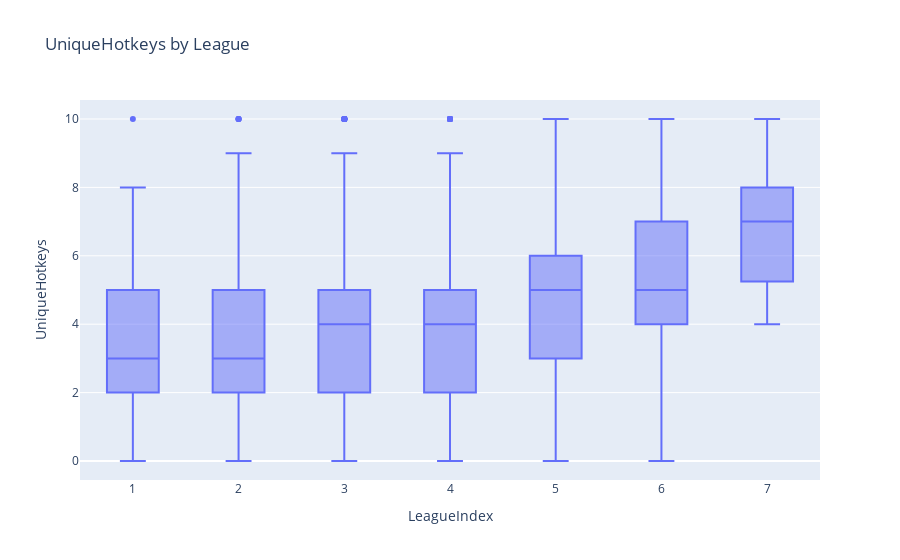

Notebook code cell kept with this figure:
### Markdown cell above
We can see that also the more we assign hotkeys the more we have chances to get higher ranks.

### Code cell
px.box(skillcraft,x='LeagueIndex',y='UniqueHotkeys',title="UniqueHotkeys by League")

### Figure 1 — Plotly figure (JSON) as saved in the notebook; plotly's stock layout.template omitted (floating-point values rounded to 4 significant figures; data arrays with more than 128 entries replaced by an {"elided": "..."} marker saying what was removed)
{"data": [{"alignmentgroup": "True", "hovertemplate": "LeagueIndex=%{x}<br>UniqueHotkeys=%{y}<extra></extra>", "legendgroup": "", "marker": {"color": "#636efa"}, "name": "", "notched": false, "offsetgroup": "", "orientation": "v", "showlegend": false, "type": "box", "x": {"elided": "3338 int values"}, "x0": " ", "xaxis": "x", "y": {"elided": "3338 int values"}, "y0": " ", "yaxis": "y"}], "layout": {"boxmode": "group", "legend": {"tracegroupgap": 0}, "title": {"text": "UniqueHotkeys by League"}, "xaxis": {"anchor": "y", "domain": [0, 1], "title": {"text": "LeagueIndex"}}, "yaxis": {"anchor": "x", "domain": [0, 1], "title": {"text": "UniqueHotkeys"}}}}
